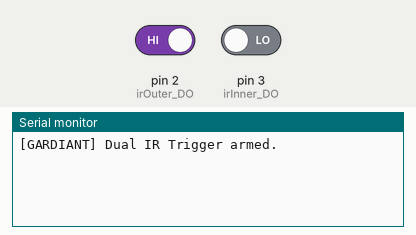
This program was run on a simulated Arduino Uno, built with avr-gcc and run on an emulated ATmega328P. Parts: the last lines printed to the serial monitor. The test bench sets the inputs (shaded band); at power-on: pin 2 (irOuter_DO) HIGH, pin 3 (irInner_DO) LOW.

Above: at 1.2 s.
1.3 s: pin 2 (irOuter_DO) driven LOW
At 2.2 s:
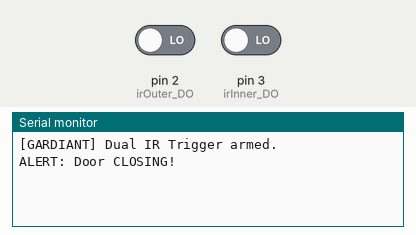
2.8 s: pin 2 (irOuter_DO) driven HIGH and pin 3 (irInner_DO) driven HIGH
At 3.6 s:
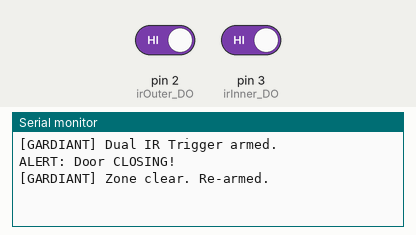

The program:

main.cpp
```cpp
#include <Arduino.h>
#include <SoftwareSerial.h>

//#define AT_COMMAND_MODE

SoftwareSerial BTSerial(10, 11);

#ifndef AT_COMMAND_MODE
  const int irOuter_DO = 2;
  const int irInner_DO = 3;
  bool sequenceActive      = false;
  int  firstSensorTriggered = 0;
  unsigned long sequenceTimer   = 0;
  unsigned long lockTimer       = 0;
  bool zoneClearanceLock        = false;
  const unsigned long timeoutMillis    = 2000;
  const unsigned long clearanceMillis  = 300;
#endif

void setup() {
  Serial.begin(9600);
#ifdef AT_COMMAND_MODE
  BTSerial.begin(38400);
  Serial.println("[SYSTEM] AT Passthrough active.");
#else
  BTSerial.begin(9600);
  pinMode(irOuter_DO, INPUT);
  pinMode(irInner_DO, INPUT);
  Serial.println("[GARDIANT] Dual IR Trigger armed.");
#endif
}

void loop() {
#ifdef AT_COMMAND_MODE
  if (BTSerial.available()) Serial.write(BTSerial.read());
  if (Serial.available())   BTSerial.write(Serial.read());

#else
  bool outerDetected = (digitalRead(irOuter_DO) == LOW);
  bool innerDetected = (digitalRead(irInner_DO) == LOW);


  if (zoneClearanceLock) {
    if (!outerDetected && !innerDetected) {
      if (millis() - lockTimer > clearanceMillis) {
        zoneClearanceLock = false;
        Serial.println("[GARDIANT] Zone clear. Re-armed.");
      }
    } else {
      lockTimer = millis();
    }
    return;
  }

  if (!sequenceActive) {
    if (outerDetected && !innerDetected) {
      firstSensorTriggered = 1;
      sequenceActive = true;
      sequenceTimer  = millis();
    } else if (innerDetected && !outerDetected) {
      firstSensorTriggered = 2;
      sequenceActive = true;
      sequenceTimer  = millis();
    }
  } else {
    if (millis() - sequenceTimer > timeoutMillis) {
      sequenceActive        = false;
      firstSensorTriggered  = 0;
      return;
    }

    if (firstSensorTriggered == 1 && innerDetected) {
      Serial.println("ALERT: Door OPENING!");
      BTSerial.print("MOTION_OPEN\n");
      zoneClearanceLock = true;
      lockTimer         = millis();
      sequenceActive    = false;
    }
    else if (firstSensorTriggered == 2 && outerDetected) {
      Serial.println("ALERT: Door CLOSING!");
      BTSerial.print("MOTION_CLOSE\n");
      zoneClearanceLock = true;
      lockTimer         = millis();
      sequenceActive    = false;
    }
  }
#endif
}
```

Measured:
- after the input at 1.3 s, the serial monitor: prints a new line at once (image 1)
- after the input at 2.8 s, the serial monitor: prints a new line after 0.30 s (image 2)
